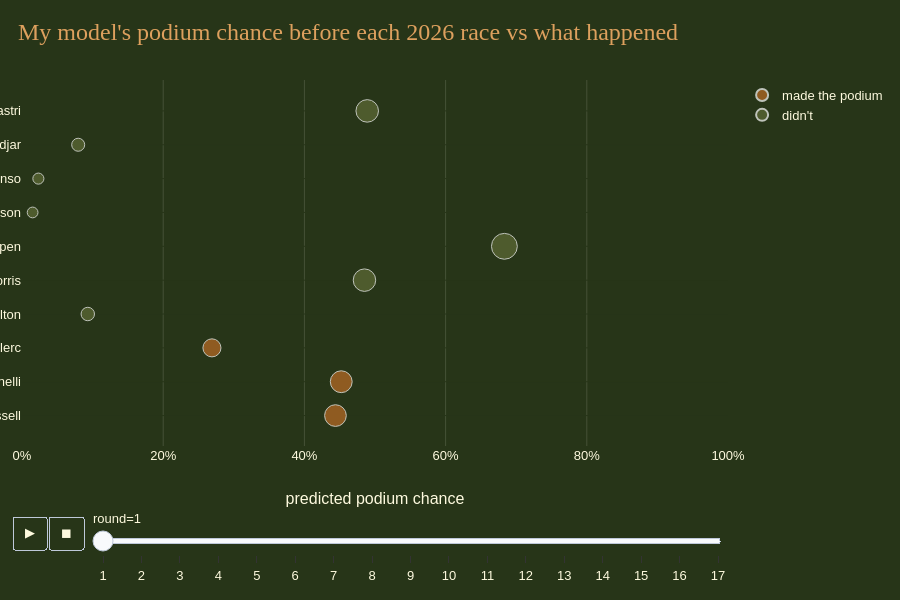

This figure's notebook cell:
### Code cell
# 2) How my model's podium picks changed through the season (from the honest backtest)
bt = tests["1. pre-weekend"].copy()
bt["driver"] = bt.driverId.map(drivers.lastName)
bt["gp"] = bt.raceId.map(races.set_index("id").grandPrixId).str.replace("-", " ").str.title()
bt["round"] = bt.raceId.map(races.set_index("id")["round"])
bt["result"] = np.where(bt.podium == 1, "made the podium", "didn't")
keep = bt.groupby("driverId").p.max().nlargest(10).index
bt = bt[bt.driverId.isin(keep)].sort_values("round")
fig = px.scatter(bt, x="p", y="driver", color="result", size=bt.p * 40 + 5, animation_frame="round",
                 hover_name="gp", range_x=[0, 1], color_discrete_map={"made the podium": "#BC6C25", "didn't": "#5F6C37"},
                 title="My model's podium chance before each 2026 race vs what happened")
fig.update_layout(xaxis=dict(tickformat=".0%", title="predicted podium chance"), yaxis_title="", legend_title="", height=600)
fig.show()

### Figure 1 — Plotly figure (JSON) as saved in the notebook; plotly's stock layout.template omitted (floating-point values rounded to 4 significant figures)
{"data": [{"hovertemplate": "<b>%{hovertext}</b><br><br>result=made the podium<br>round=1<br>p=%{x}<br>driver=%{y}<br>size=%{marker.size}<extra></extra>", "hovertext": ["Australia", "Australia", "Australia"], "legendgroup": "made the podium", "marker": {"color": "#BC6C25", "size": [22.76, 23.09, 15.76], "sizemode": "area", "sizeref": 0.09664, "symbol": "circle"}, "mode": "markers", "name": "made the podium", "orientation": "h", "showlegend": true, "type": "scatter", "x": [0.444, 0.4522, 0.269], "xaxis": "x", "y": ["Russell", "Antonelli", "Leclerc"], "yaxis": "y"}, {"hovertemplate": "<b>%{hovertext}</b><br><br>result=didn't<br>round=1<br>p=%{x}<br>driver=%{y}<br>size=%{marker.size}<extra></extra>", "hovertext": ["Australia", "Australia", "Australia", "Australia", "Australia", "Australia", "Australia"], "legendgroup": "didn't", "marker": {"color": "#5F6C37", "size": [8.727, 24.4, 32.33, 5.601, 5.928, 8.184, 24.56], "sizemode": "area", "sizeref": 0.09664, "symbol": "circle"}, "mode": "markers", "name": "didn't", "orientation": "h", "showlegend": true, "type": "scatter", "x": [0.09317, 0.4851, 0.6833, 0.01502, 0.02319, 0.07959, 0.489], "xaxis": "x", "y": ["Hamilton", "Norris", "Verstappen", "Lawson", "Alonso", "Hadjar", "Piastri"], "yaxis": "y"}], "layout": {"height": 600, "legend": {"itemsizing": "constant", "title": {"text": ""}, "tracegroupgap": 0}, "sliders": [{"active": 0, "currentvalue": {"prefix": "round="}, "len": 0.9, "pad": {"b": 10, "t": 60}, "steps": [{"args": [["1"], {"frame": {"duration": 0, "redraw": false}, "fromcurrent": true, "mode": "immediate", "transition": {"duration": 0, "easing": "linear"}}], "label": "1", "method": "animate"}, {"args": [["2"], {"frame": {"duration": 0, "redraw": false}, "fromcurrent": true, "mode": "immediate", "transition": {"duration": 0, "easing": "linear"}}], "label": "2", "method": "animate"}, {"args": [["3"], {"frame": {"duration": 0, "redraw": false}, "fromcurrent": true, "mode": "immediate", "transition": {"duration": 0, "easing": "linear"}}], "label": "3", "method": "animate"}, {"args": [["4"], {"frame": {"duration": 0, "redraw": false}, "fromcurrent": true, "mode": "immediate", "transition": {"duration": 0, "easing": "linear"}}], "label": "4", "method": "animate"}, {"args": [["5"], {"frame": {"duration": 0, "redraw": false}, "fromcurrent": true, "mode": "immediate", "transition": {"duration": 0, "easing": "linear"}}], "label": "5", "method": "animate"}, {"args": [["6"], {"frame": {"duration": 0, "redraw": false}, "fromcurrent": true, "mode": "immediate", "transition": {"duration": 0, "easing": "linear"}}], "label": "6", "method": "animate"}, {"args": [["7"], {"frame": {"duration": 0, "redraw": false}, "fromcurrent": true, "mode": "immediate", "transition": {"duration": 0, "easing": "linear"}}], "label": "7", "method": "animate"}, {"args": [["8"], {"frame": {"duration": 0, "redraw": false}, "fromcurrent": true, "mode": "immediate", "transition": {"duration": 0, "easing": "linear"}}], "label": "8", "method": "animate"}, {"args": [["9"], {"frame": {"duration": 0, "redraw": false}, "fromcurrent": true, "mode": "immediate", "transition": {"duration": 0, "easing": "linear"}}], "label": "9", "method": "animate"}, {"args": [["10"], {"frame": {"duration": 0, "redraw": false}, "fromcurrent": true, "mode": "immediate", "transition": {"duration": 0, "easing": "linear"}}], "label": "10", "method": "animate"}, {"args": [["11"], {"frame": {"duration": 0, "redraw": false}, "fromcurrent": true, "mode": "immediate", "transition": {"duration": 0, "easing": "linear"}}], "label": "11", "method": "animate"}, {"args": [["12"], {"frame": {"duration": 0, "redraw": false}, "fromcurrent": true, "mode": "immediate", "transition": {"duration": 0, "easing": "linear"}}], "label": "12", "method": "animate"}, {"args": [["13"], {"frame": {"duration": 0, "redraw": false}, "fromcurrent": true, "mode": "immediate", "transition": {"duration": 0, "easing": "linear"}}], "label": "13", "method": "animate"}, {"args": [["14"], {"frame": {"duration": 0, "redraw": false}, "fromcurrent": true, "mode": "immediate", "transition": {"duration": 0, "easing": "linear"}}], "label": "14", "method": "animate"}, {"args": [["15"], {"frame": {"duration": 0, "redraw": false}, "fromcurrent": true, "mode": "immediate", "transition": {"duration": 0, "easing": "linear"}}], "label": "15", "method": "animate"}, {"args": [["16"], {"frame": {"duration": 0, "redraw": false}, "fromcurrent": true, "mode": "immediate", "transition": {"duration": 0, "easing": "linear"}}], "label": "16", "method": "animate"}, {"args": [["17"], {"frame": {"duration": 0, "redraw": false}, "fromcurrent": true, "mode": "immediate", "transition": {"duration": 0, "easing": "linear"}}], "label": "17", "method": "animate"}], "x": 0.1, "xanchor": "left", "y": 0, "yanchor": "top"}], "title": {"text": "My model's podium chance before each 2026 race vs what happened"}, "updatemenus": [{"buttons": [{"args": [null, {"frame": {"duration": 500, "redraw": false}, "fromcurrent": true, "mode": "immediate", "transition": {"duration": 500, "easing": "linear"}}], "label": "&#9654;", "method": "animate"}, {"args": [[null], {"frame": {"duration": 0, "redraw": false}, "fromcurrent": true, "mode": "immediate", "transition": {"duration": 0, "easing": "linear"}}], "label": "&#9724;", "method": "animate"}], "direction": "left", "pad": {"r": 10, "t": 70}, "showactive": false, "type": "buttons", "x": 0.1, "xanchor": "right", "y": 0, "yanchor": "top"}], "xaxis": {"anchor": "y", "domain": [0.0, 1.0], "range": [0, 1], "tickformat": ".0%", "title": {"text": "predicted podium chance"}}, "yaxis": {"anchor": "x", "domain": [0.0, 1.0], "title": {"text": ""}}}}
